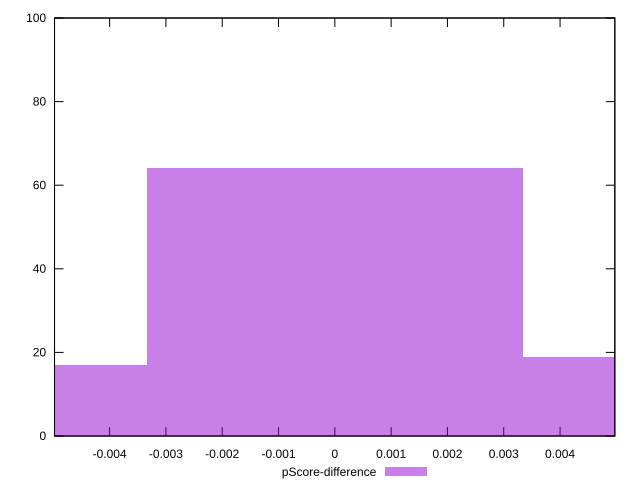

The script that saved this image:
reset

$pScoreDifference <<EOF
0 64
0.006678362991098957 19
-0.006678362991098957 17
EOF

set key outside below
set boxwidth 0.006678362991098957
set xrange [-0.004978032348123218:0.004972761172709617]
set yrange [0:100]
set trange [0:100]
set style fill transparent solid 0.5 noborder
set terminal svg size 640, 490 enhanced background rgb 'white'
set output "reports/report_00030_2021-02-24T20-42-31.540Z/mainthread-work-breakdown/samples/music/pScore-difference/histogram.svg"

plot $pScoreDifference title "pScore-difference" with boxes

reset
